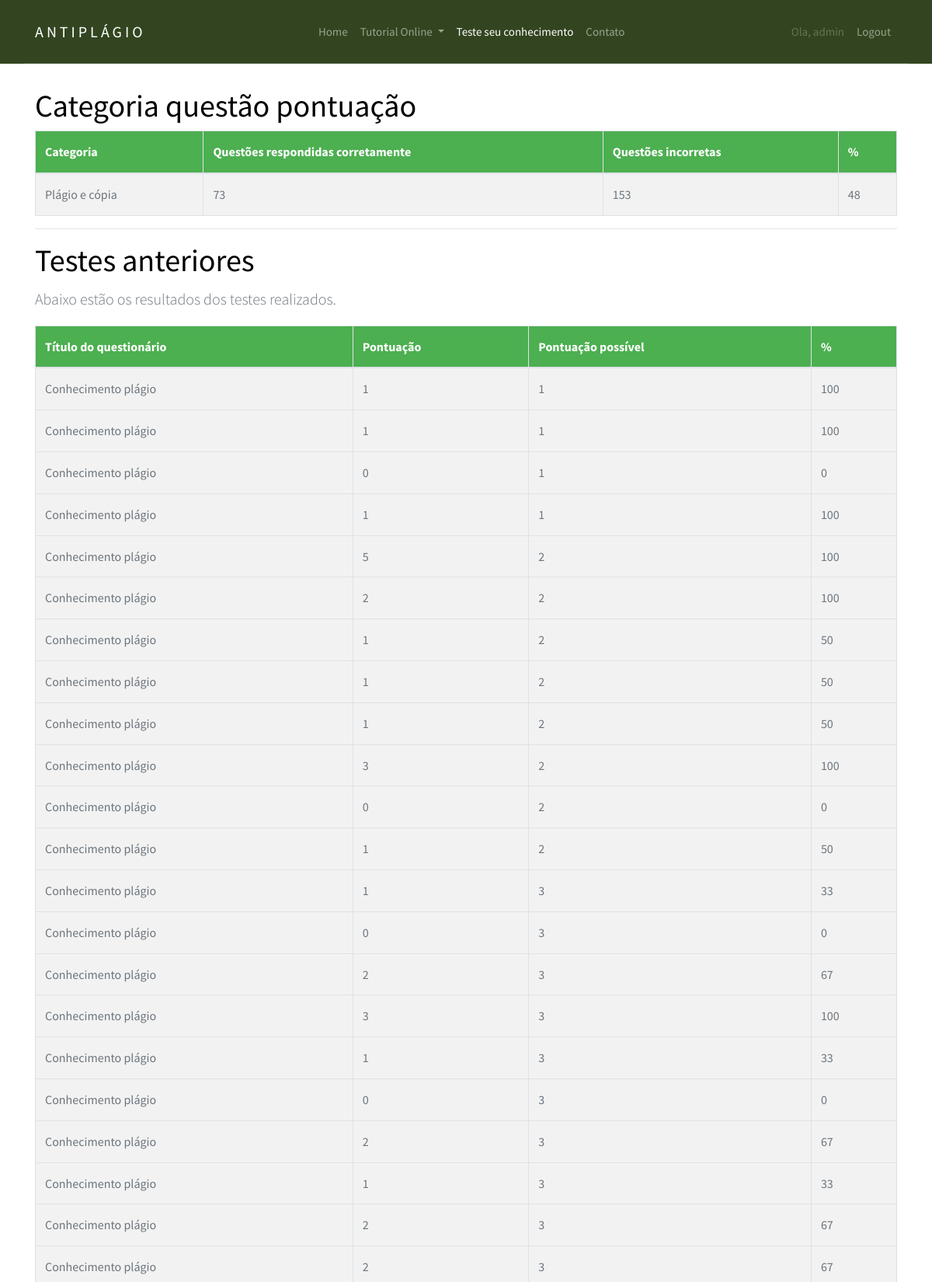
/quiz/progress/ (signed in, upper part), run on the app's committed database.
### django_quiz/quiz/models.py (models this page shows, shortened)
@python_2_unicode_compatible
class Category(models.Model):
    category = models.CharField(
        verbose_name=_("Categoria"),
        max_length=250, blank=True,
        unique=True, null=True)
    objects = CategoryManager()
    class Meta:
        verbose_name = _("Categoria")
        verbose_name_plural = _("Categorias")

class Sitting(models.Model):
    user = models.ForeignKey(settings.AUTH_USER_MODEL, verbose_name=_("Usuário"), on_delete=models.PROTECT)
    quiz = models.ForeignKey(Quiz, verbose_name=_("Quiz"), on_delete=models.PROTECT)
    question_order = models.CharField(
        max_length=1024,
        verbose_name=_("Ordem das questões"),
        validators=[validate_comma_separated_integer_list])
    question_list = models.CharField(
        max_length=1024,
        verbose_name=_("Lista das questões"),
        validators=[validate_comma_separated_integer_list])
    incorrect_questions = models.CharField(
        max_length=1024,
        blank=True,
        verbose_name=_("Questões incorretas"),
        validators=[validate_comma_separated_integer_list])
    current_score = models.IntegerField(verbose_name=_("Pontuação atual"))
    complete = models.BooleanField(default=False, blank=False,
                                   verbose_name=_("Completa"))
    user_answers = models.TextField(blank=True, default='{}',
                                    verbose_name=_("Resposta do usuário"))
    start = models.DateTimeField(auto_now_add=True,
                                 verbose_name=_("Iniciar"))
    end = models.DateTimeField(null=True, blank=True, verbose_name=_("Fim"))
    objects = SittingManager()
    class Meta:
        permissions = (("view_sittings", _("Visualizar testes concluídos.")),)
    def _question_ids(self):
        return [int(n) for n in self.question_order.split(',') if n]
    @property
    def get_percent_correct(self):
        dividend = float(self.current_score)
        divisor = len(self._question_ids())
        if divisor < 1:
            return 0            # prevent divide by zero error
        if dividend > divisor:
            return 100
        correct = int(round((dividend / divisor) * 100))
        if correct >= 1:
            return correct
        else:
            return 0
    @property
    def get_max_score(self):
        return len(self._question_ids())

@python_2_unicode_compatible
class Quiz(models.Model):
    title = models.CharField(
        verbose_name=_("Título"),
        max_length=60, blank=False)
    description = models.TextField(
        verbose_name=_("Descrição"),
        blank=True, help_text=_("Descrição do questionário"))
    url = models.SlugField(
        max_length=60, blank=False,
        help_text=_("Uma URL amigável"),
        verbose_name=_("Uma URL amigável"))
    category = models.ForeignKey(
        Category, null=True, blank=True,
        verbose_name=_("Categoria"), on_delete=models.PROTECT)
    random_order = models.BooleanField(
        blank=False, default=False,
        verbose_name=_("Ordem aleatória"),
        help_text=_("Exibe as peguntas em"
                    "uma ordem aleatória ou como eles "
                    "estão setados?"))
    max_questions = models.PositiveIntegerField(
        blank=True, null=True, verbose_name=_("Questões Max"),
        help_text=_("Número de perguntas a serem respondidas em cada tentativa."))
    answers_at_end = models.BooleanField(
        blank=False, default=False,
        help_text=_("A resposta correta NÃO é mostrada após a pergunta ."
                    " Respostas exibidas no final."),
        verbose_name=_("Respostas no final"))
    exam_paper = models.BooleanField(
        blank=False, default=False,
        help_text=_("Se sim o resultado de cada"
                    " tentativa do usuário será"
                    " armazenado. Necessário marcação"),
        verbose_name=_("Resultado teste"))
    single_attempt = models.BooleanField(
        blank=False, default=False,
        help_text=_("Se sim, apenas uma tentativa por"
                    " usuário será permitida"
                    " Não usuários não poderam fazer este teste."),
        verbose_name=_("Tentativa única"))
    pass_mark = models.SmallIntegerField(
        blank=True, default=0,
        verbose_name=_("Marca de aprovação"),
        help_text=_("Porcentagem necessária para passar no teste."),
        validators=[MaxValueValidator(100)])
    success_text = models.TextField(
        blank=True, help_text=_("Exibido se o usuário for aprovado."),
        verbose_name=_("Texto de sucesso"))
    fail_text = models.TextField(
        verbose_name=_("Texto de falha"),
        blank=True, help_text=_("Exibido se o usuário falhar"))
    draft = models.BooleanField(
        blank=True, default=False,
        verbose_name=_("Draft"),
        help_text=_("Se sim o questionário não é exibido"
                    " na lista de perguntas e só pode ser"
                    " visualizada por usuários que podem editar"
                    " os testes."))
    class Meta:
        verbose_name = _("Quiz")
        verbose_name_plural = _("Quizzes")

### django_quiz/quiz/views.py (the view)
class QuizUserProgressView(TemplateView):
    template_name = 'progress.html'
    @method_decorator(login_required)
    def dispatch(self, request, *args, **kwargs):
        return super(QuizUserProgressView, self)\
            .dispatch(request, *args, **kwargs)
    def get_context_data(self, **kwargs):
        context = super(QuizUserProgressView, self).get_context_data(**kwargs)
        progress, c = Progress.objects.get_or_create(user=self.request.user)
        context['cat_scores'] = progress.list_all_cat_scores
        context['exams'] = progress.show_exams()
        return context

### django_quiz/quiz/models.py (called while the page is built)
    def show_exams(self):
        return Sitting.objects.filter(user=self.user, complete=True)

### django_quiz/build/lib/quiz/templates/progress.html (shortened to what this page needs)
{% extends "base.html" %}
{% load i18n %}
{% load quiz_tags %}
{% block content %}
<section class="site-section">
    <div class="container">
		{% if cat_scores %}
		<h1>{% trans "Categoria questão pontuação" %}</h1>
		<table class="table table-bordered table-striped">
			<thead>
			<tr>
				<th>{% trans "Categoria" %}</th>
				<th>{% trans "Questões respondidas corretamente" %}</th>
				<th>{% trans "Questões incorretas" %}</th>
				<th>%</th>
			</tr>
			</thead>
			<tbody>
			{% for cat, value in cat_scores.items %}
			<tr>
				<td>{{ cat }}</td>
				<td>{{ value.0 }}</td>
				<td>{{ value.1 }}</td>
				<td>{{ value.2 }}</td>
			</tr>
			{% endfor %}
			</tbody>
		</table>
		{% endif %}
		{% if exams %}
		<hr>
		<h1>{% trans "Testes anteriores" %}</h1>
		<p class="lead">
			{% trans "Abaixo estão os resultados dos testes realizados." %}
		</p>
		<table class="table table-bordered table-striped">
			<thead>
			<tr>
				<th>{% trans "Título do questionário" %}</th>
				<th>{% trans "Pontuação" %}</th>
				<th>{% trans "Pontuação possível" %}</th>
				<th>%</th>
			</tr>
			</thead>
			<tbody>
			{% for exam in exams %}
			<tr>
				<td>{{ exam.quiz.title }}</td>
				<td>{{ exam.current_score }}</td>
				<td>{{ exam.get_max_score }}</td>
				<td>{{ exam.get_percent_correct }}</td>
			</tr>
			{% endfor %}
			</tbody>
		</table>
		{% endif %}
	</div>
</section>
{% endblock %}

### django_quiz/build/lib/quiz/templates/base.html (shortened to what this page needs)
{% load i18n %}
{% load static %}
<!DOCTYPE html>
<html xmlns:fb="http://www.facebook.com/2008/fbml" xmlns="http://www.w3.org/1999/xhtml" xml:lang="en" lang="en" dir="ltr">
<head>
<link rel="stylesheet" href="{% static 'css/bootstrap.css' %}">
<link rel="stylesheet" href="{% static 'css/animate.css' %}">
<link rel="stylesheet" href="{% static 'css/owl.carousel.min.css' %}">
<link rel="stylesheet" href="{% static 'css/style.css' %}">
</head>
<body>
<header role="banner">
	<nav class="navbar navbar-expand-md navbar-dark bg-light">
	  <div class="container">
		<a class="navbar-brand absolute" href="{% url 'siteTutorial_home' %}">AntiPlágio</a>
		<div class="collapse navbar-collapse navbar-light" id="navbarsExample05">
		  <ul class="navbar-nav mx-auto">
			<li class="nav-item">
			  <a class="nav-link" href="{% url 'siteTutorial_home' %}">Home</a>
			</li>
			<li class="nav-item dropdown">
				<a class="nav-link dropdown-toggle" href="{% url 'siteTutorial_topicos' %}" id="dropdown04" data-toggle="dropdown-item" aria-haspopup="true" aria-expanded="false">Tutorial Online </a>
			</li>
			<li class="nav-item">
			  <a class="nav-link active" href="{% url 'quiz_index' %}">Teste seu conhecimento</a>
			</li>
			<li class="nav-item">
			  <a class="nav-link" href="{% url 'siteTutorial_contato' %}">Contato</a>
			</li>
		  </ul>
		  <ul class="navbar-nav absolute-right">
			{% if user.is_authenticated %}
			<li class="nav-item">
				<a class="nav-link disabled" href="">Ola, {{ user }}</a>
            </li>
            <li class="nav-item">
                    <a class="nav-link" href="{% url 'logout' %}">Logout</a>
            </li>
			{% else %}
			<li class="nav-item">
					<a class="nav-link" href="{% url 'login' %}">Login</a>
			</li>
			{% endif %}
		  </ul>
		</div>
	  </div>
	</nav>
</header>
    {% block content %}
    {% endblock %}
</body>
</html>

### static/css/style.css (style rules this page uses)
body { background: #fff; font-family: "Source Sans Pro", arial, sans-serif; font-weight: 400; font-size: 16px; line-height: 1.8; color: #6c757d; position: relative; padding-bottom: 152px; min-height: 100vh; }
a { -webkit-transition: .3s all ease; -o-transition: .3s all ease; transition: .3s all ease; text-decoration: none; }
h1, h2, h3, h4, h5 { color: #000; font-family: "Source Sans Pro", arial, sans-serif; }
header { position: fixed; top: 0; left: 0; width: 100%; z-index: 5; }
header .navbar-brand { text-transform: uppercase; letter-spacing: .2em; font-weight: 400; color: #fff !important; }
header .navbar-collapse { position: relative; }
header .navbar { padding-top: 0; padding-bottom: 0; background: #334520 !important; }
header .navbar .container { border-bottom: 1px solid rgba(255, 255, 255, 0.1); }
header .navbar .navbar-nav.absolute-right { position: relative; right: 0; }
header .navbar .nav-link { padding: 1.7rem 1rem; font-size: 15px; outline: none !important; }
header .navbar .nav-link.active { color: #fff !important; }
.site-section { padding: 7em 0; }
table { border-collapse: collapse; width: 100%; border: 1px solid #ddd; }
th, td { text-align: left; padding: 8px; }
tr:nth-child(even) { background-color: #f2f2f2 }
th { background-color: #4CAF50; color: white; }

### data on the page
Category: cat_scores "Plágio e cópia"
Sitting: quiz "Conhecimento plágio", current_score "1", get_max_score "1", get_percent_correct "100"
Sitting: quiz "Conhecimento plágio", current_score "1", get_max_score "1", get_percent_correct "100"
Sitting: quiz "Conhecimento plágio", current_score "0", get_max_score "1", get_percent_correct "0"
Sitting: quiz "Conhecimento plágio", current_score "1", get_max_score "1", get_percent_correct "100"
Sitting: quiz "Conhecimento plágio", current_score "5", get_max_score "2", get_percent_correct "100"
Sitting: quiz "Conhecimento plágio", current_score "2", get_max_score "2", get_percent_correct "100"
Sitting: quiz "Conhecimento plágio", current_score "1", get_max_score "2", get_percent_correct "50"
Sitting: quiz "Conhecimento plágio", current_score "1", get_max_score "2", get_percent_correct "50"
Sitting: quiz "Conhecimento plágio", current_score "1", get_max_score "2", get_percent_correct "50"
Sitting: quiz "Conhecimento plágio", current_score "3", get_max_score "2", get_percent_correct "100"
Sitting: quiz "Conhecimento plágio", current_score "0", get_max_score "2", get_percent_correct "0"
Sitting: quiz "Conhecimento plágio", current_score "1", get_max_score "2", get_percent_correct "50"
Sitting: quiz "Conhecimento plágio", current_score "1", get_max_score "3", get_percent_correct "33"
Sitting: quiz "Conhecimento plágio", current_score "0", get_max_score "3", get_percent_correct "0"
Sitting: quiz "Conhecimento plágio", current_score "2", get_max_score "3", get_percent_correct "67"
Sitting: quiz "Conhecimento plágio", current_score "3", get_max_score "3", get_percent_correct "100"
Sitting: quiz "Conhecimento plágio", current_score "1", get_max_score "3", get_percent_correct "33"
Sitting: quiz "Conhecimento plágio", current_score "0", get_max_score "3", get_percent_correct "0"
Sitting: quiz "Conhecimento plágio", current_score "2", get_max_score "3", get_percent_correct "67"
Sitting: quiz "Conhecimento plágio", current_score "1", get_max_score "3", get_percent_correct "33"
Sitting: quiz "Conhecimento plágio", current_score "2", get_max_score "3", get_percent_correct "67"
Sitting: quiz "Conhecimento plágio", current_score "2", get_max_score "3", get_percent_correct "67"

### other printed values
{{ user }} "admin"
{{ value.0 }} "73"
{{ value.1 }} "153"
{{ value.2 }} "48"
